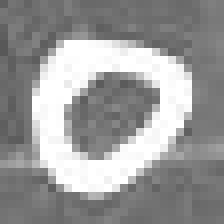
#> input picture Alexander-Dataset/0.3.png, 28 x 28 px, given as the content of the folder /Users/alexander/Desktop/Numbers, which was not available (shown 8 times larger)
$ python image-resizerANDcolorchanger-tool.py
#> lines starting #> are read from the running program, lines starting #| are printed output that depends on the picture; pictures that were not available may be replaced by others from this repository, and a replacement may not be noted
#Author @Sam-r-ai
#11/14/2024

import os
from PIL import Image, ImageOps

input_folder = r'/Users/alexander/Desktop/Numbers'
#makes a copy to output folder so that input folder remains as backup in case something goes wrong
output_folder = r'/Users/Alexander/Desktop/Alexander-Dataset'

def resize_and_invert_images(input_folder, output_folder, size=(28, 28)):
    # Create the output folder if it doesn't exist
#> called with input_folder = '/Users/alexander/Desktop/Numbers', size = (28, 28)
    if not os.path.exists(output_folder):
        os.makedirs(output_folder)

    # Loop through all files in the input folder
    for filename in os.listdir(input_folder):
        file_path = os.path.join(input_folder, filename)

        # Check if the file is an image
        if filename.lower().endswith(('.png', '.jpg', '.jpeg', '.bmp', '.gif')):
            try:
                # Open the image file
                with Image.open(file_path) as img:
                    # Resize the image
#> img is the input picture: PIL image 28x28 RGB; min 88, max 255, mean 153.2
                    img_resized = img.resize(size)

                    # Convert image to grayscale
                    img_gray = img_resized.convert("L")

                    # Invert the colors
                    inverted_image = ImageOps.invert(img_gray)
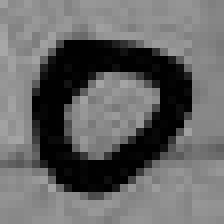
#> inverted_image: PIL image 28x28 L (shown 8 times larger); min 0, max 167, mean 101.8

                    # Increase brightness of the white numbers without thresholding
                    brightened_image = inverted_image.point(lambda x: min(255, x * 1.5))  # Increase brightness slightly
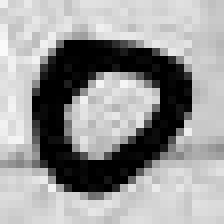
#> brightened_image: PIL image 28x28 L (shown 8 times larger); min 0, max 250, mean 152.7

                    # Convert to RGB to save as a regular image format
                    final_image = brightened_image.convert("RGB")

                    # Save the resized and inverted image in the output folder
                    final_image.save(os.path.join(output_folder, filename))
                    print(f"Resized, inverted, and saved {filename} to {output_folder}")
            except Exception as e:
                print(f"Failed to process {filename}: {e}")

resize_and_invert_images(input_folder, output_folder)
